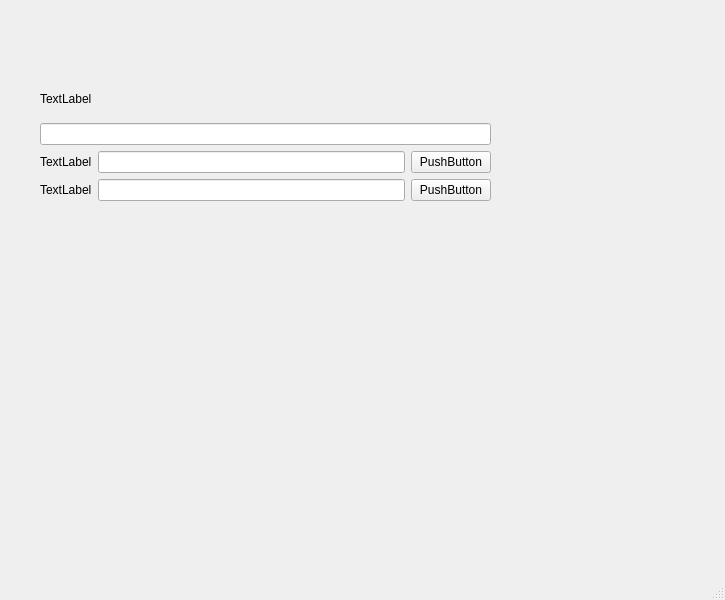
<?xml version="1.0" encoding="UTF-8"?>
<ui version="4.0">
 <class>MainWindow</class>
 <widget class="QMainWindow" name="MainWindow">
  <property name="geometry">
   <rect>
    <x>0</x>
    <y>0</y>
    <width>725</width>
    <height>600</height>
   </rect>
  </property>
  <property name="windowTitle">
   <string>MainWindow</string>
  </property>
  <widget class="QWidget" name="centralwidget">
   <widget class="QWidget" name="">
    <property name="geometry">
     <rect>
      <x>40</x>
      <y>80</y>
      <width>451</width>
      <height>121</height>
     </rect>
    </property>
    <layout class="QVBoxLayout" name="verticalLayout">
     <item>
      <widget class="QLabel" name="label">
       <property name="text">
        <string>TextLabel</string>
       </property>
      </widget>
     </item>
     <item>
      <widget class="QLineEdit" name="lineEdit"/>
     </item>
     <item>
      <layout class="QHBoxLayout" name="horizontalLayout">
       <item>
        <widget class="QLabel" name="label_2">
         <property name="text">
          <string>TextLabel</string>
         </property>
        </widget>
       </item>
       <item>
        <widget class="QLineEdit" name="lineEdit_2"/>
       </item>
       <item>
        <widget class="QPushButton" name="pushButton">
         <property name="text">
          <string>PushButton</string>
         </property>
        </widget>
       </item>
      </layout>
     </item>
     <item>
      <layout class="QHBoxLayout" name="horizontalLayout_2">
       <item>
        <widget class="QLabel" name="label_3">
         <property name="text">
          <string>TextLabel</string>
         </property>
        </widget>
       </item>
       <item>
        <widget class="QLineEdit" name="lineEdit_3"/>
       </item>
       <item>
        <widget class="QPushButton" name="pushButton_2">
         <property name="text">
          <string>PushButton</string>
         </property>
        </widget>
       </item>
      </layout>
     </item>
    </layout>
   </widget>
  </widget>
  <widget class="QMenuBar" name="menubar">
   <property name="geometry">
    <rect>
     <x>0</x>
     <y>0</y>
     <width>725</width>
     <height>26</height>
    </rect>
   </property>
  </widget>
  <widget class="QStatusBar" name="statusbar"/>
 </widget>
 <resources/>
 <connections/>
</ui>
